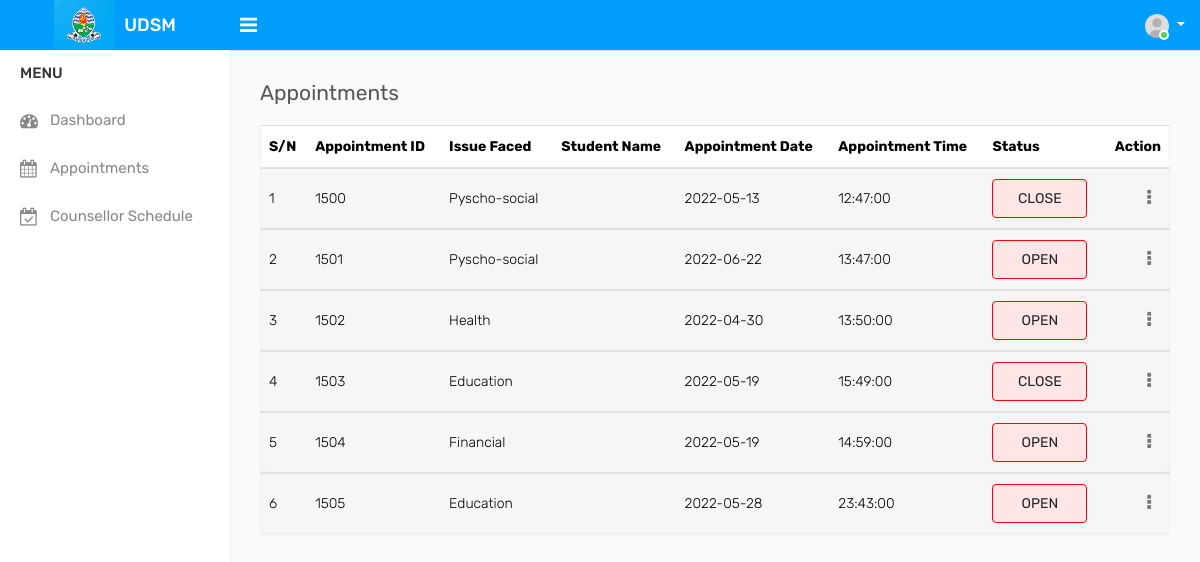
The app's page /counsellor/appointment.php, older data.
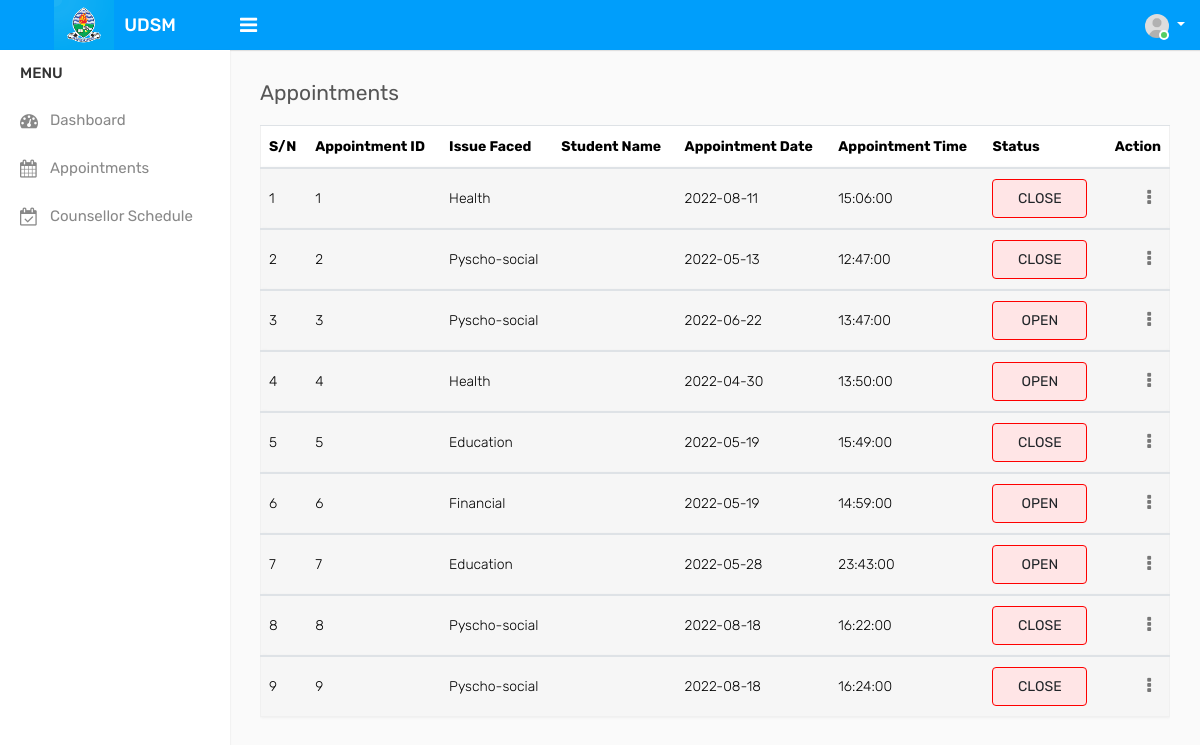
The same page, newer data.
### tables this page shows
CREATE TABLE `appointment` (
  `appointment_id` int(100) UNSIGNED NOT NULL,
  `issuefaced` varchar(100) NOT NULL,
  `counsellor` varchar(100) NOT NULL,
  `dates` date NOT NULL,
  `datestime` time NOT NULL,
  `statuses` varchar(100) NOT NULL,
  `messages` text NOT NULL
);

### counsellor/appointment.php (the view, shortened to what this page needs)
<?php
include 'includes/header.php';
include 'includes/sidebar.php';
$link = mysqli_connect('localhost', 'root','', 'udsm_counselling');
$query = "SELECT * from appointment";
    $result = mysqli_query($link, $query);
?>
<div class="page-wrapper">
            <div class="content">
                <div class="row">
                    <div class="col-sm-4 col-3">
                        <h4 class="page-title">Appointments</h4>
                    </div>
                    <div class="col-sm-8 col-9 text-right m-b-20">
                    </div>
                </div>
				<div class="row">
					<div class="col-md-12">
						<div class="table-responsive">
                            <table class="table table-striped custom-table">
								<thead>
									<tr>
                                        <th>S/N</th>
										<th>Appointment ID</th>
                                        <th>Issue Faced</th>
										<th>Student Name</th>
										<th>Appointment Date</th>
										<th>Appointment Time</th>
										<th>Status</th>
										<th class="text-right">Action</th>
									</tr>
								</thead>
								<tbody>
                                    <?php
                                        $i = 1;
                                        while($row=mysqli_fetch_assoc($result))
                                        {
			                        ?>
									<tr>
                                        <td><?php echo $i++ ?></td>
                                        <td><?php echo $row['appointment_id']?></td>
                                        <td><?php echo $row['issuefaced']?></td>
                                        <td><?php echo $row['counsellorname']?></td>
                                        <td><?php echo $row['dates']?></td>
                                        <td><?php echo $row['datestime']?></td>
                                        <td><span class="custom-badge status-red">
                                                <?php
                                                    if($row['statuses']=="Active")
                                                    echo
                                                    "<a href=deactivate.php?appointment_id=".$row['appointment_id']." class='btn red'>OPEN</a>";
                                                        else
                                                    echo
                                                    "<a href=activate.php?appointment_id=".$row['appointment_id']." class='btn green'>CLOSE</a>";
                                                ?>
                                            </span>
                                        </td>
                                        <td class="text-right">
											<div class="dropdown dropdown-action">
												<a href="#" class="action-icon dropdown-toggle" data-toggle="dropdown" aria-expanded="false"><i class="fa fa-ellipsis-v"></i></a>
											</div>
										</td>
                                    </tr>
								</tbody>
                                    <?php
				                        }
			                        ?>
							</table>
                        </div>
                    </div>
		</div>
    </div>
<?php
include 'includes/footer.php';
?>

### counsellor/includes/header.php (shortened to what this page needs)
<!DOCTYPE html>
<html lang="en">
<head>
    <link rel="stylesheet" type="text/css" href="assets/css/bootstrap.min.css">
    <link rel="stylesheet" type="text/css" href="assets/css/font-awesome.min.css">
    <link rel="stylesheet" type="text/css" href="assets/css/style.css">
</head>
<body>
    <div class="main-wrapper">
        <div class="header">
			<div class="header-left">
				<a href="index-2.html" class="logo">
                <img src="assets/img/download.png" width="60" height="50" alt=""> <span>UDSM</span>
				</a>
			</div>
			<a id="toggle_btn" href="javascript:void(0);"><i class="fa fa-bars"></i></a>
            <ul class="nav user-menu float-right">
                <li class="nav-item dropdown has-arrow">
                    <a href="#" class="dropdown-toggle nav-link user-link" data-toggle="dropdown">
                        <span class="user-img">
							<img class="rounded-circle" src="assets/img/user.jpg" width="24" alt="Admin">
							<span class="status online"></span>
						</span>
                    </a>
                </li>
            </ul>
        </div>

### counsellor/includes/sidebar.php (shortened to what this page needs)
<div class="sidebar" id="sidebar">
            <div class="sidebar-inner slimscroll">
                <div id="sidebar-menu" class="sidebar-menu">
                    <ul>
                        <li class="menu-title">MENU</li>
                        <li>
                            <a href="index.php"><i class="fa fa-dashboard"></i> <span>Dashboard</span></a>
                        </li>
                        <li>
                            <a href="appointment.php"><i class="fa fa-calendar"></i> <span>Appointments</span></a>
                        </li>
                        <li>
                            <a href="schedule.php"><i class="fa fa-calendar-check-o"></i> <span>Counsellor Schedule</span></a>
                        </li>
                            </ul>
                </div>
            </div>
        </div>

### counsellor/includes/footer.php
</body>
</html>

Row changes from the older to the newer data that the page shows:
removed appointment: appointment_id "1500", issuefaced "Pyscho-social", dates "2022-05-13", datestime "12:47:00"
removed appointment: appointment_id "1501", issuefaced "Pyscho-social", dates "2022-06-22", datestime "13:47:00"
removed appointment: appointment_id "1502", issuefaced "Health", dates "2022-04-30", datestime "13:50:00"
removed appointment: appointment_id "1503", issuefaced "Education", dates "2022-05-19", datestime "15:49:00"
removed appointment: appointment_id "1504", issuefaced "Financial", dates "2022-05-19", datestime "14:59:00"
removed appointment: appointment_id "1505", issuefaced "Education", dates "2022-05-28", datestime "23:43:00"
added appointment: appointment_id "1", issuefaced "Health", dates "2022-08-11", datestime "15:06:00"
added appointment: appointment_id "2", issuefaced "Pyscho-social", dates "2022-05-13", datestime "12:47:00"
added appointment: appointment_id "3", issuefaced "Pyscho-social", dates "2022-06-22", datestime "13:47:00"
added appointment: appointment_id "4", issuefaced "Health", dates "2022-04-30", datestime "13:50:00"
added appointment: appointment_id "5", issuefaced "Education", dates "2022-05-19", datestime "15:49:00"
added appointment: appointment_id "6", issuefaced "Financial", dates "2022-05-19", datestime "14:59:00"
added appointment: appointment_id "7", issuefaced "Education", dates "2022-05-28", datestime "23:43:00"
added appointment: appointment_id "8", issuefaced "Pyscho-social", dates "2022-08-18", datestime "16:22:00"
added appointment: appointment_id "9", issuefaced "Pyscho-social", dates "2022-08-18", datestime "16:24:00"
